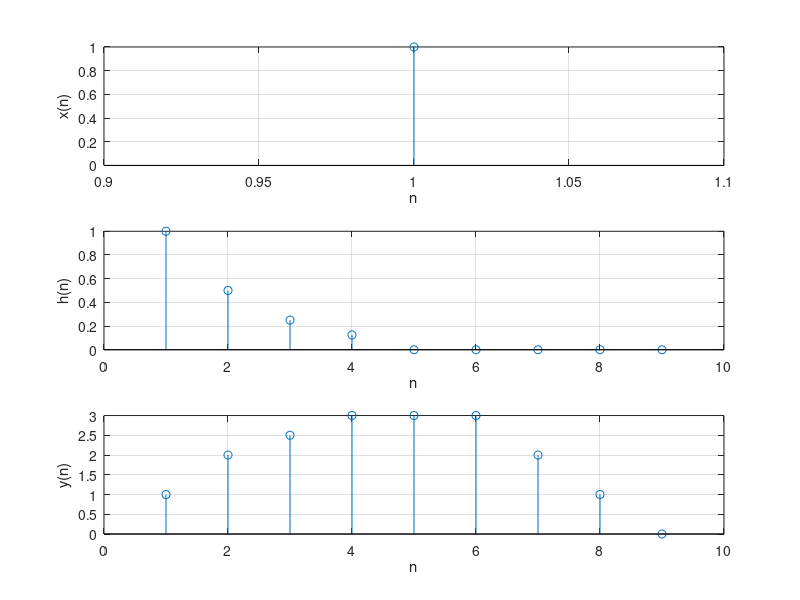

Reproduce this figure in MATLAB.
y = [1,2,2.5,3,3,3,2,1,0];

h = [1,0.5,0.25,0.125,0,0,0,0,0];

[x,r] = deconv(y,h)

subplot(3,1,1);
stem(x);
grid
xlabel( 'n' ) ; 
ylabel( 'x(n)' ) ; 
 
subplot(3,1,2);
stem(h);
grid
xlabel( 'n' ) ; 
ylabel( 'h(n)' ) ; 
 
subplot(3,1,3);
stem(y);
grid
xlabel( 'n' ) ; 
ylabel( 'y(n)' ) ;

y1 = conv(x,h) + r
